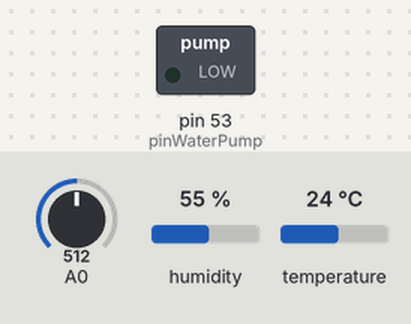
A sketch run on a simulated Arduino Mega 2560, built with avr-gcc and run on an emulated ATmega2560. On the bench: 20×21 character LCD, switched loads named in the sketch (green lamp = pin HIGH). Inputs (shaded band) come from the test bench; at power-on: humidity 55 %, A0 = 512, temperature 24 °C.

Above: at 3.2 s.
3.3 s: humidity set to 22 %
10.8 s: A0 set to 688
At 21.0 s:
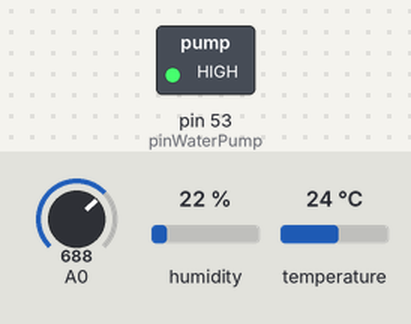
21.4 s: A0 set to 719
31.8 s: temperature set to 12 °C
At 35.7 s:
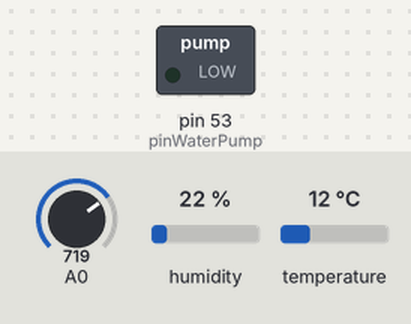
39.3 s: humidity set to 40 %
49.0 s: A0 set to 900
Timing chart, 0 to 52.0 s (numbered marks = the images above; inputs shaded):
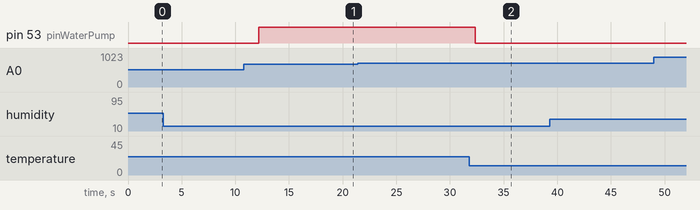

The sketch:

GreenhousWithLCD-I2C.ino
```cpp
// 2018 05 01 - finally got the I2C to function properly

#include <LiquidCrystal_I2C.h>
#include <LiquidCrystal.h>
#include <SimpleDHT.h>

int pinWaterPump = 53;

int pinDHT22 = 22;
SimpleDHT22 dht22;

LiquidCrystal_I2C lcd(0x3F,20,21);  // the address was wrong: mine is 0x3F (not 0x27 as it said in the doc)

void setup() {

    Serial.begin(115200);
    pinMode(pinWaterPump, OUTPUT);

  lcd.init();
  lcd.backlight();
  lcd.print("Setting up");
  lcd.setCursor(0,1);
  lcd.print("the system");

  delay(2000);
  lcd.clear();

}

void loop() {

// Temperature & humidity loop (DHT22 sensor)
  float temperature = 0;
  float humidity = 0;
   int err = SimpleDHTErrSuccess;
  if ((err = dht22.read2(pinDHT22, &temperature, &humidity, NULL)) != SimpleDHTErrSuccess) {
    lcd.print("Read DHT22 failed, err="); lcd.println(err);delay(2000);
    return;
  }

 lcd.clear();
 lcd.print("Air");
 delay(1000);
 lcd.setCursor(0,1); lcd.print("Temperature ");
 delay(1000);
 lcd.clear();
 lcd.print((float)temperature); lcd.print("C, ");
 delay(2000);
 lcd.clear();
 lcd.print("Humidity ");
 delay(1000);
 lcd.setCursor(0,1); lcd.print((float)humidity); lcd.print("%");

// DHT22 sampling rate is 0.5HZ. I have set it for a reading every 2s
  delay(2000);

// Plant soil moisture loop (LM-393 sensor)
int humidityRaw = analogRead(A0); // 1023 to 0 ===> 0 to 100%
int humidityReal = map(humidityRaw, 1023, 0, 0, 100);
lcd.clear();lcd.print("Soil humidity ");
lcd.setCursor(0,1);
delay(1000);
lcd.print(humidityReal);lcd.print("% ");
delay(2000);
if (humidityReal > 30)
{
  digitalWrite(pinWaterPump, HIGH);
}else{
  digitalWrite(pinWaterPump, LOW);
}

}
```
